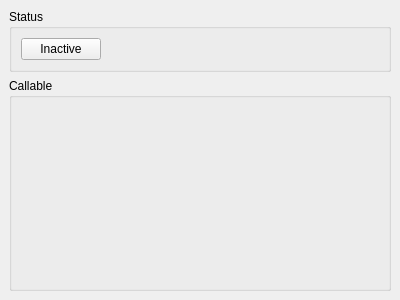
<ui version="4.0" >
 <class>StrategyDisplay</class>
 <widget class="QWidget" name="StrategyDisplay" >
  <property name="geometry" >
   <rect>
    <x>0</x>
    <y>0</y>
    <width>400</width>
    <height>300</height>
   </rect>
  </property>
  <property name="windowTitle" >
   <string>Strategy Display</string>
  </property>
  <layout class="QVBoxLayout" >
   <property name="margin" >
    <number>9</number>
   </property>
   <property name="spacing" >
    <number>6</number>
   </property>
   <item>
    <widget class="QGroupBox" name="statusGroup" >
     <property name="sizePolicy" >
      <sizepolicy>
       <hsizetype>5</hsizetype>
       <vsizetype>1</vsizetype>
       <horstretch>0</horstretch>
       <verstretch>0</verstretch>
      </sizepolicy>
     </property>
     <property name="title" >
      <string>Status</string>
     </property>
     <layout class="QHBoxLayout" >
      <property name="margin" >
       <number>9</number>
      </property>
      <property name="spacing" >
       <number>6</number>
      </property>
      <item>
       <widget class="QPushButton" name="statusButton" >
        <property name="text" >
         <string>Inactive</string>
        </property>
        <property name="icon" >
         <iconset resource="profit.qrc" >:/images/icons/connect_no.png</iconset>
        </property>
       </widget>
      </item>
      <item>
       <spacer>
        <property name="orientation" >
         <enum>Qt::Horizontal</enum>
        </property>
        <property name="sizeHint" >
         <size>
          <width>40</width>
          <height>20</height>
         </size>
        </property>
       </spacer>
      </item>
     </layout>
    </widget>
   </item>
   <item>
    <widget class="QGroupBox" name="callableGroup" >
     <property name="sizePolicy" >
      <sizepolicy>
       <hsizetype>5</hsizetype>
       <vsizetype>7</vsizetype>
       <horstretch>0</horstretch>
       <verstretch>0</verstretch>
      </sizepolicy>
     </property>
     <property name="title" >
      <string>Callable</string>
     </property>
     <layout class="QVBoxLayout" >
      <property name="margin" >
       <number>9</number>
      </property>
      <property name="spacing" >
       <number>6</number>
      </property>
      <item>
       <widget class="CallableSelectWidget" name="callableSelect" >
        <property name="minimumSize" >
         <size>
          <width>64</width>
          <height>64</height>
         </size>
        </property>
       </widget>
      </item>
     </layout>
    </widget>
   </item>
  </layout>
 </widget>
 <customwidgets>
  <customwidget>
   <class>CallableSelectWidget</class>
   <extends>QFrame</extends>
   <header>callableselectwidget.h</header>
  </customwidget>
 </customwidgets>
 <resources>
  <include location="profit.qrc" />
 </resources>
 <connections/>
</ui>
